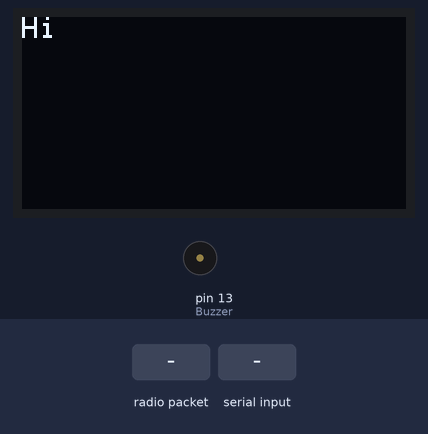
The sketch below on a simulated Arduino Uno, built with avr-gcc and run on an emulated ATmega328P. Parts: 128×64 one-colour display, buzzer (waves = sounding, pin HIGH). The test bench sets the inputs (shaded band). The display library's start-up logo is not drawn; no radio packets arrive unless stated; what the sketch prints to the serial monitor is not drawn.

Above: at 3.9 s.
4.0 s: radio packet "Buz1" arrives
At 6.2 s:
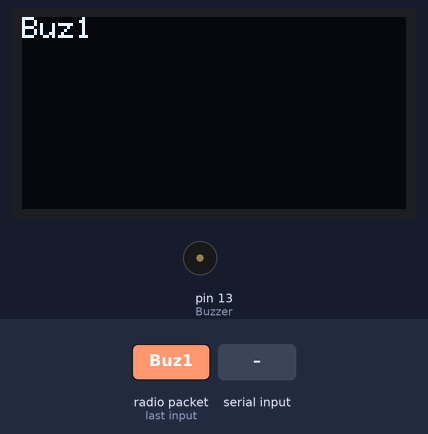
7.0 s: "5\n" received over the second serial link
At 9.6 s:
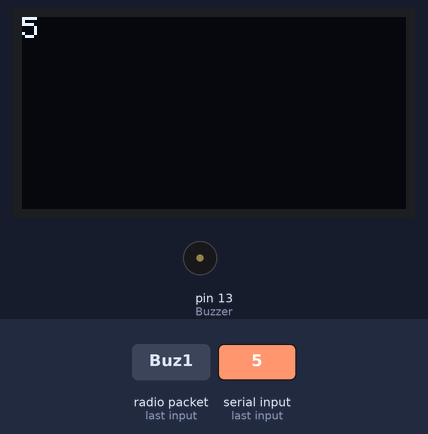
10.6 s: radio packet "Buz0" arrives
At 13.2 s:
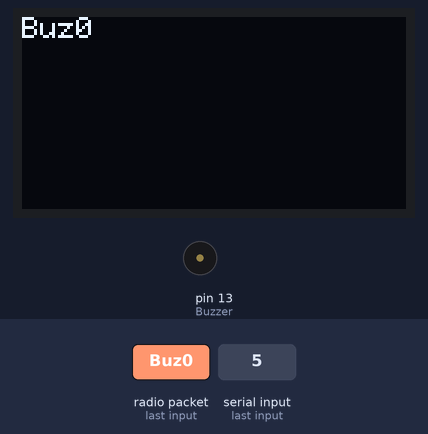
13.6 s: radio packet "Inter" arrives
At 16.2 s:
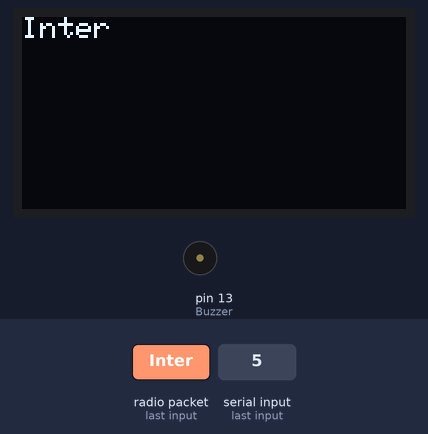
16.6 s: radio packet "Buz1" arrives
At 19.3 s:
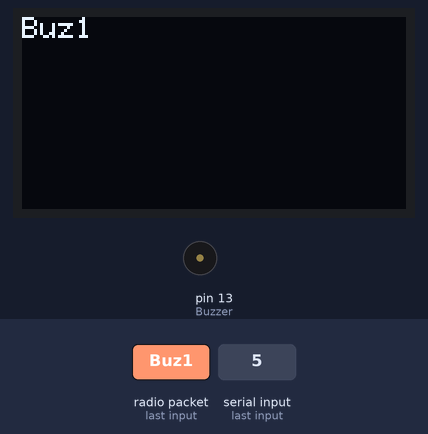
19.6 s: "90\n" received over the second serial link
At 24.1 s:
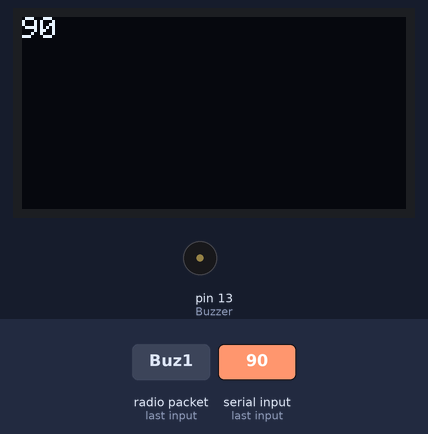
Timing chart, 0 to 24.7 s (numbered marks = the images above; inputs shaded):
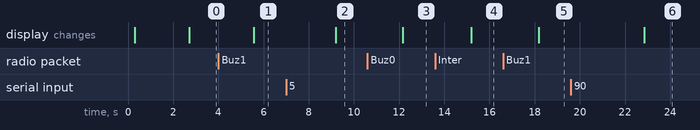

The sketch:

Receiver.ino
```cpp
/*
Youtube video link: https://www.youtube.com/watch?v=wH483V8fnN8
 */
#include <LoRa.h>
#include <SoftwareSerial.h>
const int BT_RX = 3;  //RX=3
const int BT_TX = 1;  //TX=1
SoftwareSerial btSerial(BT_TX, BT_RX);
#define SS 15
#define RST 16
#define DIO0 2
// Library for 1.3 inch OLED display
#include <SPI.h>
#include <Wire.h>
#include <Adafruit_GFX.h>
#include <Adafruit_SH110X.h>

//define OLED address and size
#define Address 0x3C
#define height 64
#define width 128
#define reset -1
//pass above parameters
Adafruit_SH1106G display = Adafruit_SH1106G(width, height, &Wire, reset);

#define Buzzer 13
String receivedMessage = "";
int intervalLocation = 5000;

const long interval = 1000;  // Interval at which to send messages (milliseconds)
unsigned long previousMillis = 0;

// Message identifiers
#define USER1_ID "User1"
#define USER2_ID "User2"
String USER1_IDs = "User1";
void setup() {
  Serial.begin(9600);
  btSerial.begin(9600);
  pinMode(Buzzer, OUTPUT);
  while (!Serial)
    ;
  Serial.println("Receiver Host");
  LoRa.setPins(SS, RST, DIO0);
  if (!LoRa.begin(433E6)) {
    Serial.println("LoRa Error");
    while (1)
      ;
  }
  // OLED display code start
  delay(250);
  display.begin(Address, true);
  delay(250);
  display.display();
  delay(2000);

  display.clearDisplay();
  delay(100);
  display.setCursor(0, 0);
  display.setTextSize(1);
  display.setTextColor(SH110X_WHITE);
  display.print("Hi");
  Serial.print("Hi");
  display.display();
}
void loop() {
  unsigned long currentMillis = millis();
  Serial.print("Time: ");
  Serial.println(currentMillis);

  // Check if it's time to send a message
  if (currentMillis - previousMillis >= interval) {
    previousMillis = currentMillis;
    receivedDataFromPhone();
  }

  // Check for incoming messages
  receiveDataUsingLoRa();
}

/*
void sendMessage() {
  String message = String(USER1_ID) + ": Hello from User1";
  Serial.println("Sending packet: " + message);
  LoRa.beginPacket();
  LoRa.print(message);
  LoRa.endPacket();
}

void receiveMessage() {
  int packetSize = LoRa.parsePacket();
  Serial.print("Packet size: ");
  Serial.println(packetSize);
  if (packetSize) {
    // Received a packet
    Serial.print("Received packet: ");

    // Read packet
    String receivedMessages = "";
    while (LoRa.available()) {
      receivedMessages += (char)LoRa.read();
    }
    display.clearDisplay();
    delay(500);
    display.setTextSize(1);
    display.setCursor(0, 0);
    display.setTextColor(SH110X_WHITE);
    display.print(receivedMessages);
    display.display();

    // Print RSSI of packet
    Serial.print(" with RSSI ");
    Serial.println(LoRa.packetRssi());
  }
}
*/


void displayData(String data) {
  //   // clear  buffer
  display.clearDisplay();
  delay(500);
  display.setTextSize(1);
  display.setCursor(0, 0);
  display.setTextColor(SH110X_WHITE);
  display.print(data);
  display.display();
}


void receiveDataUsingLoRa() {
  //Calls LoRa.parsePacket() to check if a LoRa packet has been received.
  // It returns the size of the received packet in bytes. If no packet is
  //  received, it returns 0.
  int packetSize = LoRa.parsePacket();
  Serial.print("Packet size: ");
  Serial.println(packetSize);
  // If a packet is received (packetSize is not zero), the code enters the block.
  if (packetSize) {
    // Prints "Receiving Data: " to the serial monitor.
    Serial.print("Receiving Data: ");
    // Enters a loop to read the available data from the LoRa module using LoRa.available()
    while (LoRa.available()) {
      // Reads the data as a string using LoRa.readString()
      String data = LoRa.readString();  //  "LoRa" is a class and "readString" is an object of this class to read data coming from transmitter
      // Prints the received data to the serial monitor.
      Serial.println(data);
      //  display data received from other side
      displayData(data);
      btSerial.print(data);
    }
  }
}

void receivedDataFromPhone() {
  if (btSerial.available()) {
    char readChar = btSerial.read();
    if (readChar != '\n') {
      receivedMessage += readChar;
    } else {
      Serial.print("Received data from mobile: ");
      Serial.print(receivedMessage);
      // setCommands(receivedMessage);

      displayData(receivedMessage);
      String completeMsg = USER1_IDs + " " + receivedMessage;
      LoRa.beginPacket();
      LoRa.print(receivedMessage);
      LoRa.print("\n");
      LoRa.endPacket();
      // sendViaLoRa(completeMsg);

      receivedMessage = "";
      completeMsg = "";
    }
  }
}

void sendViaLoRa(String data) {
  // send messages to other side of user
  LoRa.beginPacket();
  LoRa.print(data);
  LoRa.print("\n");
  LoRa.endPacket();
}

void sendAutomaticallyFromNodemcu() {

  delay(intervalLocation);
}

void sendMessageToPhone() {
  if (Serial.available()) {
    String message = Serial.readStringUntil('\n');  // Read the message from serial monitor until newline character
    Serial.print("Message to Phone: ");
    Serial.println(message);    // Print the message to Serial Monitor
    btSerial.println(message);  // Send the message to the connected Bluetooth device
  }
}

void setCommands(String command) {
  Serial.println("Commands: ");
  Serial.println(command);

  // Extracting the command for the buzzer
  if (command.startsWith("Buz1")) {
    digitalWrite(Buzzer, 1);
  } else if (command.startsWith("Buz0")) {
    digitalWrite(Buzzer, 0);
  }

  // Extracting the fixed latitude and longitude coordinates
  /*
  if (command.startsWith("Lat:")) {
    prevLatitude = command.substring(4).toDouble();
    Serial.print("Fixed Latitude: ");
    Serial.println(prevLatitude, 6);
  } else if (command.startsWith("Long")) {
    prevLongitude = command.substring(4).toDouble();
    Serial.print("Fixed Longitude: ");
    Serial.println(prevLongitude, 6);
  }


  // Extracting the fixed boundary distance
  if (command.startsWith("Dis:")) {
    fixedBoundaryDistance = command.substring(4).toFloat();
    Serial.print("Fixed Boundary Distance: ");
    Serial.println(fixedBoundaryDistance);
  }
*/
  // Extracting the interval time to send the location
  if (command.startsWith("Inter")) {
    intervalLocation = command.substring(5).toInt();
    Serial.print("Interval Location Time: ");
    Serial.println(intervalLocation);
  }
}
```

Measured:
- after the input at 4.0 s, the display: changes after 1.6 s (image 1)
- after the input at 7.0 s, the display: changes after 2.2 s (image 2)
- after the input at 10.6 s, the display: changes after 1.6 s (image 3)
- after the input at 13.6 s, the display: changes after 1.6 s (image 4)
- after the input at 16.6 s, the display: changes after 1.6 s (image 5)
- after the input at 19.6 s, the display: changes after 3.2 s (image 6)
